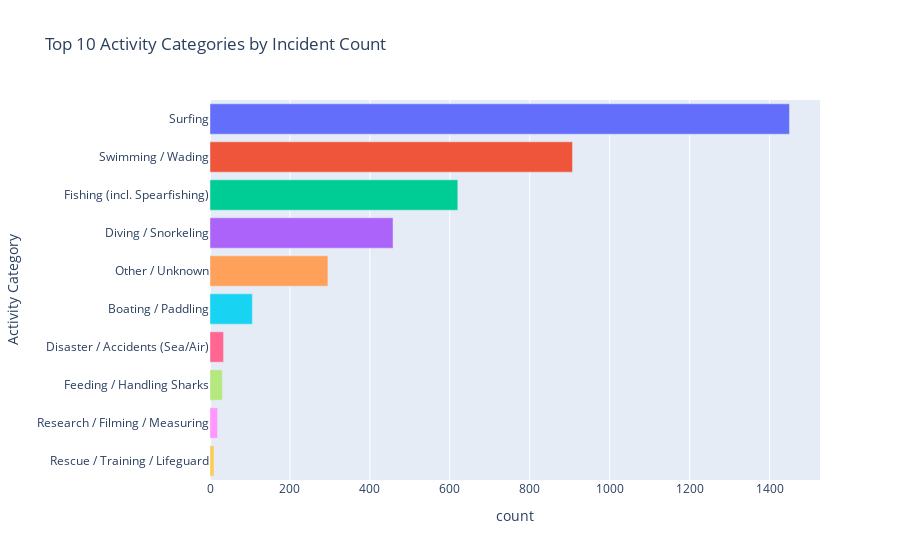

Source (notebook cell):
### Code cell
activity_counts = (
    df_50_last_years['Activity Category']
    .value_counts()
    .reset_index()
)
activity_counts.columns = ['Activity Category', 'count']

# show top 10 (for example)
top_n = 10
fig = px.bar(
    activity_counts.head(top_n),
    x='count', y='Activity Category',
    orientation='h',
    title=f'Top {top_n} Activity Categories by Incident Count',
    color='Activity Category',  # optional, to color by category
)
fig.update_layout(showlegend=False)
fig.show()

### Figure 1 — Plotly figure (JSON) as saved in the notebook; plotly's stock layout.template omitted (floating-point values rounded to 4 significant figures)
{"data": [{"alignmentgroup": "True", "hovertemplate": "Activity Category=%{y}<br>count=%{x}<extra></extra>", "legendgroup": "Surfing", "marker": {"color": "#636efa", "pattern": {"shape": ""}}, "name": "Surfing", "offsetgroup": "Surfing", "orientation": "h", "showlegend": true, "textposition": "auto", "type": "bar", "x": [1450], "xaxis": "x", "y": ["Surfing"], "yaxis": "y"}, {"alignmentgroup": "True", "hovertemplate": "Activity Category=%{y}<br>count=%{x}<extra></extra>", "legendgroup": "Swimming / Wading", "marker": {"color": "#EF553B", "pattern": {"shape": ""}}, "name": "Swimming / Wading", "offsetgroup": "Swimming / Wading", "orientation": "h", "showlegend": true, "textposition": "auto", "type": "bar", "x": [907], "xaxis": "x", "y": ["Swimming / Wading"], "yaxis": "y"}, {"alignmentgroup": "True", "hovertemplate": "Activity Category=%{y}<br>count=%{x}<extra></extra>", "legendgroup": "Fishing (incl. Spearfishing)", "marker": {"color": "#00cc96", "pattern": {"shape": ""}}, "name": "Fishing (incl. Spearfishing)", "offsetgroup": "Fishing (incl. Spearfishing)", "orientation": "h", "showlegend": true, "textposition": "auto", "type": "bar", "x": [620], "xaxis": "x", "y": ["Fishing (incl. Spearfishing)"], "yaxis": "y"}, {"alignmentgroup": "True", "hovertemplate": "Activity Category=%{y}<br>count=%{x}<extra></extra>", "legendgroup": "Diving / Snorkeling", "marker": {"color": "#ab63fa", "pattern": {"shape": ""}}, "name": "Diving / Snorkeling", "offsetgroup": "Diving / Snorkeling", "orientation": "h", "showlegend": true, "textposition": "auto", "type": "bar", "x": [458], "xaxis": "x", "y": ["Diving / Snorkeling"], "yaxis": "y"}, {"alignmentgroup": "True", "hovertemplate": "Activity Category=%{y}<br>count=%{x}<extra></extra>", "legendgroup": "Other / Unknown", "marker": {"color": "#FFA15A", "pattern": {"shape": ""}}, "name": "Other / Unknown", "offsetgroup": "Other / Unknown", "orientation": "h", "showlegend": true, "textposition": "auto", "type": "bar", "x": [295], "xaxis": "x", "y": ["Other / Unknown"], "yaxis": "y"}, {"alignmentgroup": "True", "hovertemplate": "Activity Category=%{y}<br>count=%{x}<extra></extra>", "legendgroup": "Boating / Paddling", "marker": {"color": "#19d3f3", "pattern": {"shape": ""}}, "name": "Boating / Paddling", "offsetgroup": "Boating / Paddling", "orientation": "h", "showlegend": true, "textposition": "auto", "type": "bar", "x": [106], "xaxis": "x", "y": ["Boating / Paddling"], "yaxis": "y"}, {"alignmentgroup": "True", "hovertemplate": "Activity Category=%{y}<br>count=%{x}<extra></extra>", "legendgroup": "Disaster / Accidents (Sea/Air)", "marker": {"color": "#FF6692", "pattern": {"shape": ""}}, "name": "Disaster / Accidents (Sea/Air)", "offsetgroup": "Disaster / Accidents (Sea/Air)", "orientation": "h", "showlegend": true, "textposition": "auto", "type": "bar", "x": [34], "xaxis": "x", "y": ["Disaster / Accidents (Sea/Air)"], "yaxis": "y"}, {"alignmentgroup": "True", "hovertemplate": "Activity Category=%{y}<br>count=%{x}<extra></extra>", "legendgroup": "Feeding / Handling Sharks", "marker": {"color": "#B6E880", "pattern": {"shape": ""}}, "name": "Feeding / Handling Sharks", "offsetgroup": "Feeding / Handling Sharks", "orientation": "h", "showlegend": true, "textposition": "auto", "type": "bar", "x": [31], "xaxis": "x", "y": ["Feeding / Handling Sharks"], "yaxis": "y"}, {"alignmentgroup": "True", "hovertemplate": "Activity Category=%{y}<br>count=%{x}<extra></extra>", "legendgroup": "Research / Filming / Measuring", "marker": {"color": "#FF97FF", "pattern": {"shape": ""}}, "name": "Research / Filming / Measuring", "offsetgroup": "Research / Filming / Measuring", "orientation": "h", "showlegend": true, "textposition": "auto", "type": "bar", "x": [19], "xaxis": "x", "y": ["Research / Filming / Measuring"], "yaxis": "y"}, {"alignmentgroup": "True", "hovertemplate": "Activity Category=%{y}<br>count=%{x}<extra></extra>", "legendgroup": "Rescue / Training / Lifeguard", "marker": {"color": "#FECB52", "pattern": {"shape": ""}}, "name": "Rescue / Training / Lifeguard", "offsetgroup": "Rescue / Training / Lifeguard", "orientation": "h", "showlegend": true, "textposition": "auto", "type": "bar", "x": [10], "xaxis": "x", "y": ["Rescue / Training / Lifeguard"], "yaxis": "y"}], "layout": {"barmode": "relative", "legend": {"title": {"text": "Activity Category"}, "tracegroupgap": 0}, "showlegend": false, "title": {"text": "Top 10 Activity Categories by Incident Count"}, "xaxis": {"anchor": "y", "domain": [0, 1], "title": {"text": "count"}}, "yaxis": {"anchor": "x", "categoryarray": ["Rescue / Training / Lifeguard", "Research / Filming / Measuring", "Feeding / Handling Sharks", "Disaster / Accidents (Sea/Air)", "Boating / Paddling", "Other / Unknown", "Diving / Snorkeling", "Fishing (incl. Spearfishing)", "Swimming / Wading", "Surfing"], "categoryorder": "array", "domain": [0, 1], "title": {"text": "Activity Category"}}}}
